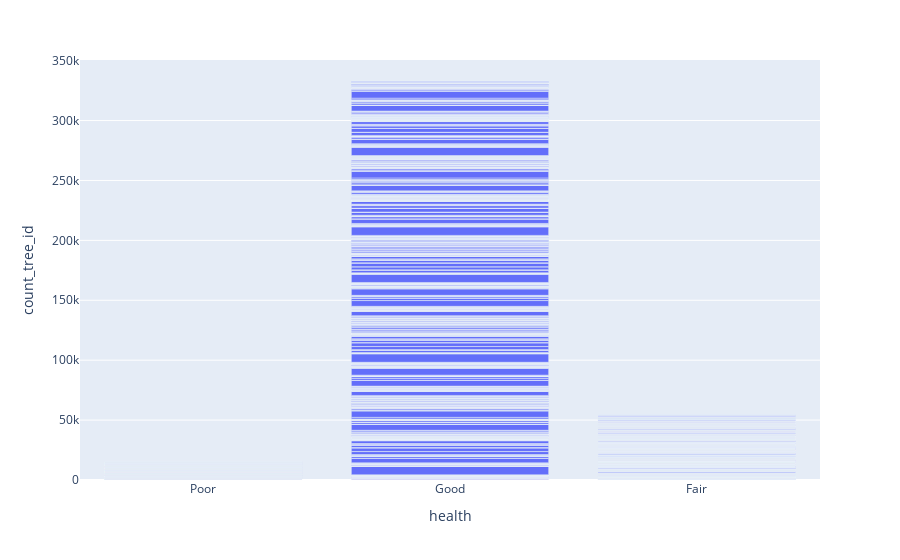

Source (notebook cell):
### Markdown cell above
Lets make a base graph of whaa we want before we work on getting it in Dash. This one shows tree health, eventually when there are two drop downs the user will be able to filter by borough and species.

### Code cell
# on the app they will filter by boro
# and by species if they want

graph_1 = px.bar(data_frame = trees,
    x = 'health',
    y = 'count_tree_id')

graph_1.show()

### Figure 1 — Plotly figure (JSON) as saved in the notebook; plotly's stock layout.template omitted (floating-point values rounded to 4 significant figures; data arrays with more than 128 entries replaced by an {"elided": "..."} marker saying what was removed)
{"data": [{"alignmentgroup": "True", "hovertemplate": "health=%{x}<br>count_tree_id=%{y}<extra></extra>", "legendgroup": "", "marker": {"color": "#636efa", "pattern": {"shape": ""}}, "name": "", "offsetgroup": "", "orientation": "v", "showlegend": false, "textposition": "auto", "type": "bar", "x": {"elided": "4130 str values"}, "xaxis": "x", "y": {"elided": "4130 int values"}, "yaxis": "y"}], "layout": {"barmode": "relative", "legend": {"tracegroupgap": 0}, "margin": {"t": 60}, "xaxis": {"anchor": "y", "domain": [0, 1], "title": {"text": "health"}}, "yaxis": {"anchor": "x", "domain": [0, 1], "title": {"text": "count_tree_id"}}}}
